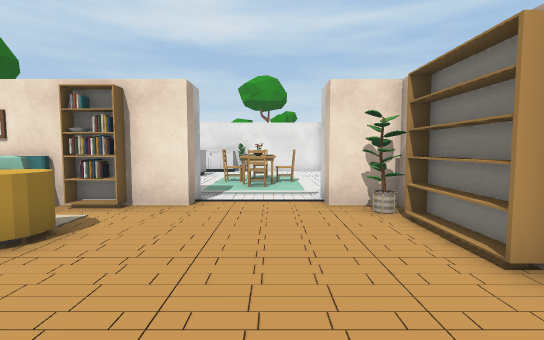
view 1 (above)

16 first-person views from a walk through a scene from a Unity 3-D project. The camera is 1.2 m above the floor, tilts 4° down and sees 85° across. The floor is counted in squares, 1 m on a side. Each view is taken from the middle of a square. On the plan, view 1 faces up. The plan holds only what a view shows up to about 13 squares ahead; the rest is blank. The place goes on beyond the plan. The player is left out. Door leaves are left out, so doorways stand open. Some surface patterns are stand-ins.

view 2
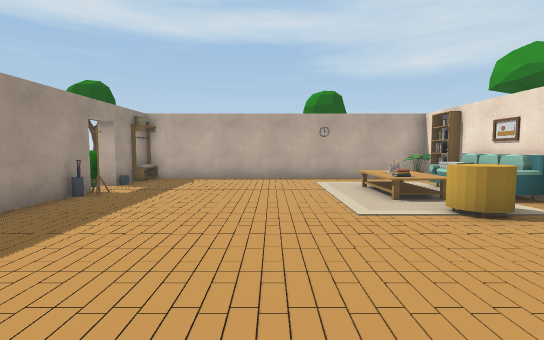

view 3
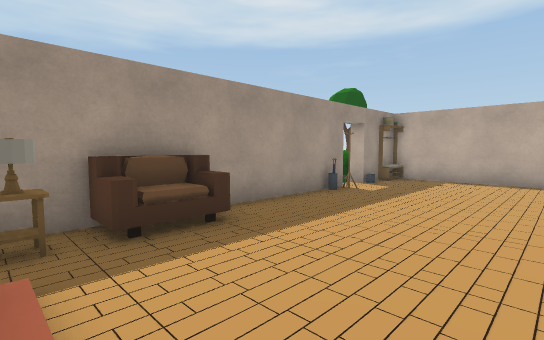

view 4
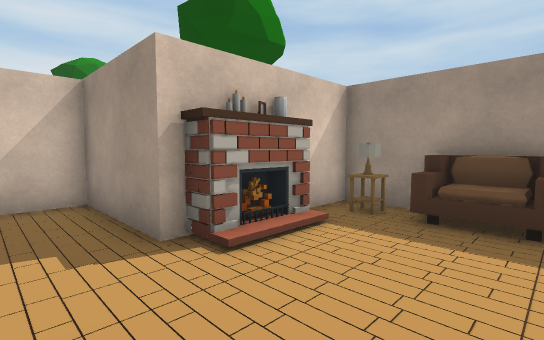

view 5
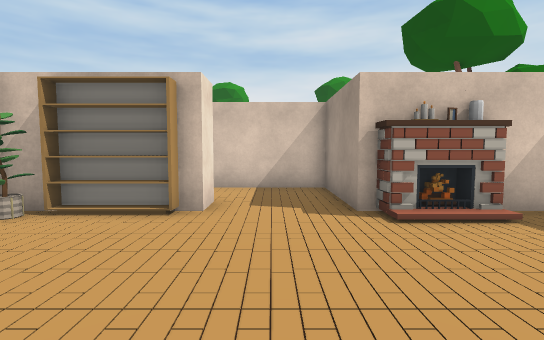

view 6
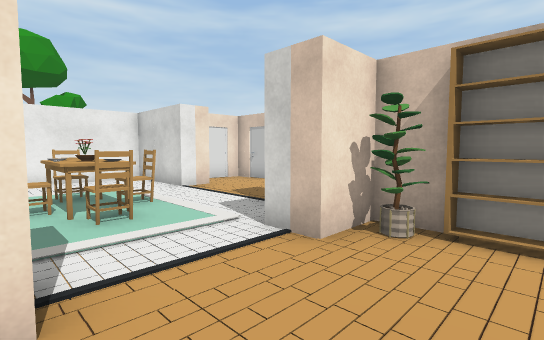

view 7
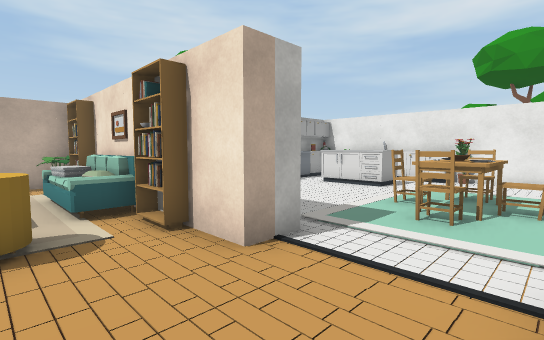

view 8
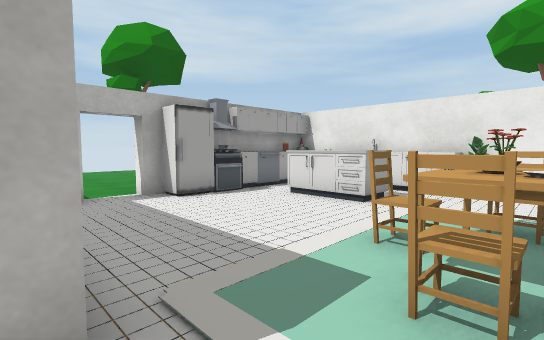

view 9
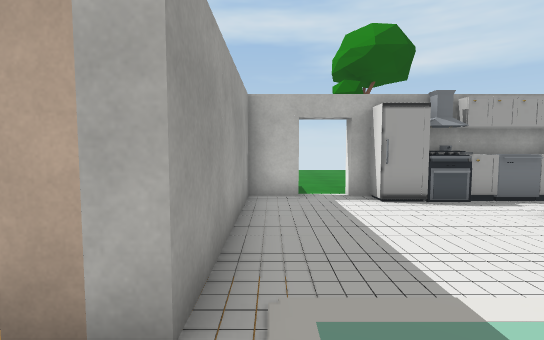

view 10
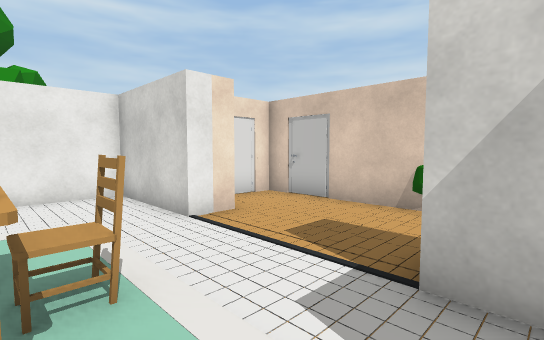

view 11
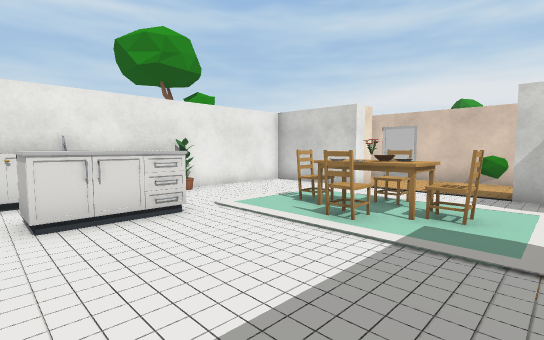

view 12
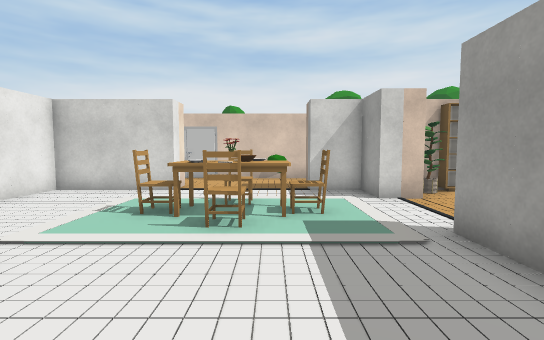

view 13
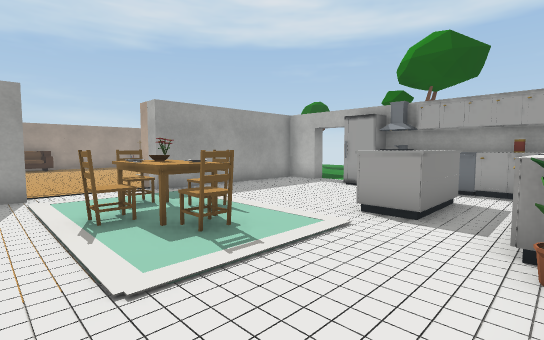

view 14
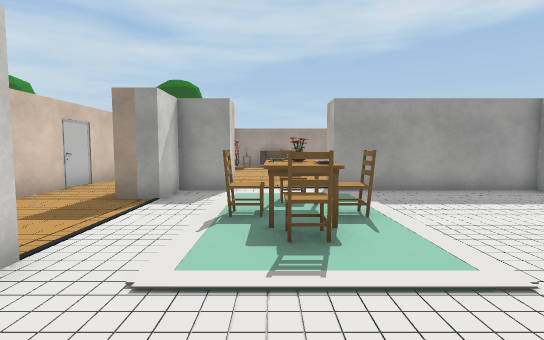

view 15
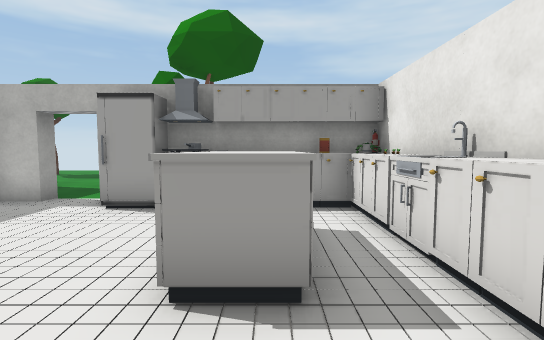

view 16
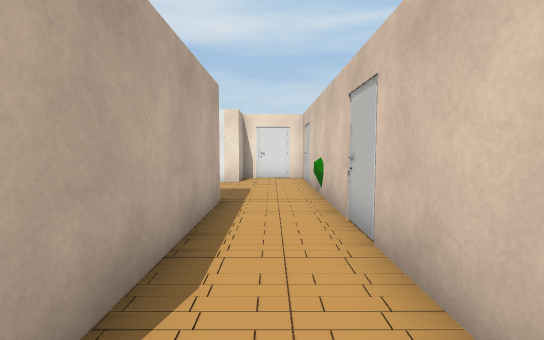

### Floor plan
Points are (right, up) in squares from view 1. A wall is a line through its corners. A room is listed if a view was taken in it or the views show most of it. See-through windows are left out.
Room 1 (views 1, 2, 3, 4, 5, 6, 7, 16)
walls: (-1.8, 6.3) (-2.5, 6.3); (2, -1.9) (2.5, -1.9); (2, -2.1) (2.5, -2.1); (2.7, -1.1) (2.7, -0.7) (6.3, -0.7) (6.3, 2.5); (2, -2.5) (2.3, -2.5); (-6.4, 6.3) (-7.5, 6.3); (2.1, -3.1) (2.1, -1.4); (2.7, 5) (2.7, 6.3) (1.2, 6.3); (3.9, 2.3) (2.7, 2.3) (2.7, 2.9); (-6.5, -5.2) (-0.4, -5.2); (-8.5, -5.2) (-7.8, -5.2); (-10.3, 6.3) (-10.3, -5.2)
low walls: (2.3, -2.5) (2.3, -1.6)
ways out: opening at (-0.5, 7) to room 2; open door at (-7, -5.5)
objects: other object (-9, -5); other object (-9, 6); other object (-7, 4) to (-6, 5); other object (-6, 6); other object (-5, 5) to (-5, 6); other object (-4, 3) to (-3, 4); other object (-4, 6) to (-3, 6); other object (-1, -4); other object (0, -5) to (1, -5); other object (2, -1); other object (2, 3) to (3, 5); other object (2, 6)
Room 2 (views 8, 9, 10, 11, 12, 13, 14, 15)
walls: (-2.4, 15.6) (-5.6, 15.6); (1.2, 6.3) (1.2, 7.4) (2.7, 7.4) (2.7, 8.9) (3.8, 8.9) (3.8, 3.3); (-7.7, 12.6) (-7.7, 10.1); (-7.7, 8.7) (-7.7, 7.4) (-1.8, 7.4) (-1.8, 6.3); (-7, 15.5) (-7, 12.4); (-7.7, 15.6) (-7.7, 13.4); (6.3, 2.5) (6.3, 14.4) (3.8, 14.4) (3.8, 12.9) (2.7, 12.9) (2.7, 16.4) (-5.6, 16.4)
ways out: opening at (-0.5, 7) to room 1; open door at (-8, 9.5)
objects: other object (-7, 11); other object (-7, 12); other object (-7, 16); other object (-6, 16); other object (-5, 13) to (-3, 14); other object (-2, 11); other object (-2, 16); other object (-1, 9) to (0, 9); other object (-1, 11) to (0, 11); other object (0, 12); other object (1, 11)
Room 3 (no view inside)
walls: (1.4, -5.2) (2.7, -5.2) (2.7, -3.4)
low walls: (1.5, -4.5) (2, -4.5)

Where each view was taken, in squares from view 1:
view 1: 0 up, 0 right, facing up
view 2: 0 up, 2 right, facing left
view 3: 0 up, 2 right, facing down-left
view 4: 1 up, 1 left, facing down-right
view 5: 1 up, 3 left, facing right
view 6: 4 up, 2 left, facing up-right
view 7: 4 up, 1 right, facing up-left
view 8: 7 up, 0 right, facing up-left
view 9: 8 up, 0 right, facing left
view 10: 8 up, 0 right, facing up-right
view 11: 8 up, 6 left, facing up-right
view 12: 10 up, 6 left, facing right
view 13: 16 up, 2 right, facing down-left
view 14: 16 up, 0 right, facing down
view 15: 14 up, 1 left, facing left
view 16: 2 up, 5 right, facing up
